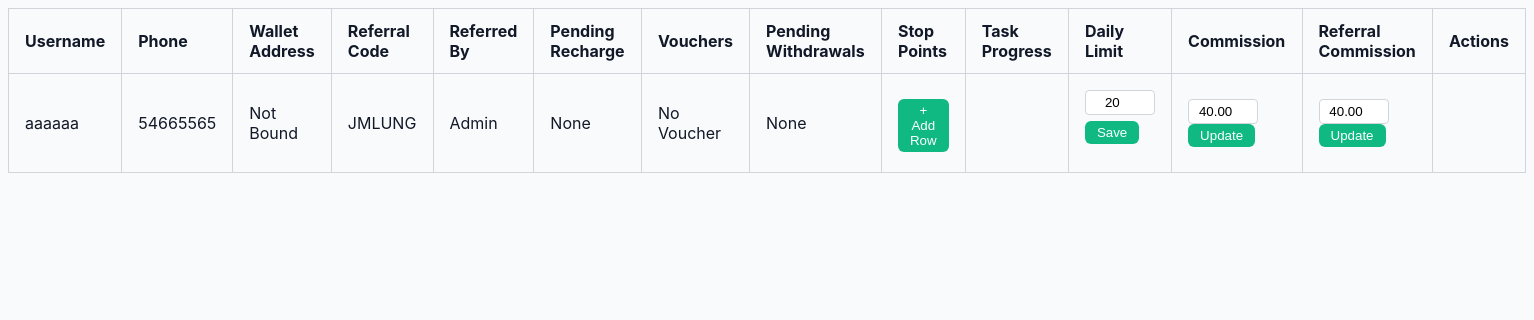
The page /accounts/admin-dashboard/ (signed in) on the database its author committed.
### accounts/models.py (models this page shows, shortened)
class CustomUser(AbstractBaseUser, PermissionsMixin):
    ROLE_CHOICES = [
        ('superadmin', 'Super Admin'),
        ('admin', 'Admin'),
        ('customerservice', 'Customer Service'),
        ('user', 'Regular User'),
    ]
    username = models.CharField(max_length=150, unique=True, null=True, blank=True)
    phone = models.CharField(max_length=20, unique=True, null=True, blank=True)
    fund_password = models.CharField(max_length=128, null=True, blank=True)
    referral_code = models.CharField(max_length=20, unique=True, null=True, blank=True)
    referred_by = models.ForeignKey('self', null=True, blank=True, on_delete=models.SET_NULL, related_name='referrals')
    role = models.CharField(max_length=20, choices=ROLE_CHOICES, default='user')
    is_active = models.BooleanField(default=True)
    is_staff = models.BooleanField(default=False)
    objects = CustomUserManager()
    USERNAME_FIELD = 'username'
    REQUIRED_FIELDS = []

### accounts/views.py (the view, shortened to what this page needs)
# urls.py: path('admin-dashboard/', views.admin_dashboard, name='admin_dashboard'),
@login_required
@user_passes_test(is_admin)
def admin_dashboard(request):
    users = CustomUser.objects.filter(role='user')
    for user_obj in users:
        stop_points = StopPoint.objects.filter(user=user_obj).order_by('point')
        user_obj.stop_points = stop_points
        user_obj.pending_recharges = RechargeRequest.objects.filter(user=user_obj, status="pending")
        for recharge in user_obj.pending_recharges:
            recharge.voucher = Voucher.objects.filter(recharge_request=recharge).first()
        try:
            user_obj.wallet_address = UserWalletAddress.objects.get(user=user_obj)
            wallet_balance = user_obj.wallet_address.balance
        except UserWalletAddress.DoesNotExist:
            user_obj.wallet_address = None
            wallet_balance = 0
        user_obj.withdrawals = UserWithdrawal.objects.filter(user=user_obj).order_by('-created_at')
        cs = CommissionSetting.objects.filter(user=user_obj).last()
        user_obj.commission_setting = cs
        if cs:
            user_obj.product_rate = getattr(cs, 'product_rate', 0)
            user_obj.referral_rate = getattr(cs, 'referral_rate', 0)
            user_obj.daily_task_limit = getattr(cs, 'daily_task_limit', 60)
        else:
            user_obj.product_rate = 0
            user_obj.referral_rate = 0
            user_obj.daily_task_limit = 60
        user_obj.total_commission = get_total_commission(user_obj)
        user_obj.task_progress = []
        for sp in stop_points:
            if wallet_balance >= sp.required_balance:
                user_obj.task_progress.append(True)  # Red bar
            else:
                user_obj.task_progress.append(False)  # Green bar
    context = {
        "users": users,
    }
    return render(request, "accounts/admin_dashboard.html", context)

### accounts/utils.py (called while the page is built)
def is_admin(user):
    return user.is_authenticated and user.role == 'admin'

### commission/utils.py (called while the page is built)
def get_total_commission(user):
    total = Commission.objects.filter(user=user).aggregate(total=Sum('amount'))['total']
    return total if total else Decimal('0.00')

### accounts/templates/accounts/admin_dashboard.html (shortened to what this page needs)
{% load static %}
<link rel="stylesheet" href="{% static 'css/admin_dashboard.css' %}">
<table>
    <thead>
        <tr>
            <th>Username</th>
            <th>Phone</th>
            <th>Wallet Address</th>
            <th>Referral Code</th>
            <th>Referred By</th>
            <th>Pending Recharge</th>
            <th>Vouchers</th>
            <th>Pending Withdrawals</th>
            <th>Stop Points</th>
            <th>Task Progress</th>
            <th>Daily Limit</th>
            <th>Commission</th>
            <th>Referral Commission</th>
            <th>Actions</th>
        </tr>
    </thead>
    <tbody>
        {% for user in users %}
        <tr>
            <td data-label="Username">{{ user.username }}</td>
            <td data-label="Phone">{{ user.phone }}</td>
            <td data-label="Wallet Address">
                {% if user.wallet_address %}{{ user.wallet_address.address }}{% else %}Not Bound{% endif %}
            </td>
            <td data-label="Referral Code">{{ user.referral_code }}</td>
            <td data-label="Referred By">{{ user.referred_by.username|default:"N/A" }}</td>
            <td data-label="Pending Recharge">
                {% if user.pending_recharges %}
                    {% for recharge in user.pending_recharges %}
                        <form method="post" action="{% url 'balance:update_recharge_amount' recharge.id %}" style="display:flex; align-items:center; margin-bottom:4px;">
                            {% csrf_token %}
                            <input name="amount" value="{{ recharge.amount }}" style="width:70px; margin-right:6px; padding:4px;">
                            <button type="submit" class="green btn-sm">Update</button>
                        </form>
                    {% endfor %}
                {% else %}
                    None
                {% endif %}
            </td>
            <td data-label="Vouchers">
                {% if user.pending_recharges %}
                    {% for recharge in user.pending_recharges %}
                        {% if recharge.voucher %}
                            <div style="margin-bottom:4px;">
                                <a href="{{ recharge.voucher.file.url }}" target="_blank" class="voucher-link">View</a>
                                <form method="post" action="{% url 'balance:approve_voucher' recharge.voucher.id %}" style="display:inline-block;">
                                    {% csrf_token %}
                                    <button class="green btn-sm">Approve</button>
                                </form>
                                <form method="post" action="{% url 'balance:reject_voucher' recharge.voucher.id %}" style="display:inline-block;">
                                    {% csrf_token %}
                                    <button class="red btn-sm">Reject</button>
                                </form>
                            </div>
                        {% else %}
                            No Voucher
                        {% endif %}
                    {% endfor %}
                {% else %}
                    No Voucher
                {% endif %}
            </td>
            <td data-label="Pending Withdrawals">
                {% if user.withdrawals %}
                    {% for withdrawal in user.withdrawals %}
                        <div style="margin-bottom:4px;">
                            {{ withdrawal.amount }} {{ withdrawal.network }}
                            <form method="post" action="{% url 'wallet:approve_withdrawal' withdrawal.id %}" style="display:inline-block;">
                                {% csrf_token %}
                                <button class="green btn-sm">Approve</button>
                            </form>
                            <form method="post" action="{% url 'wallet:reject_withdrawal' withdrawal.id %}" style="display:inline-block;">
                                {% csrf_token %}
                                <button class="red btn-sm">Reject</button>
                            </form>
                        </div>
                    {% endfor %}
                {% else %}
                    None
                {% endif %}
            </td>
            <td data-label="Stop Points">
                <button type="button" class="add-row-btn green btn-sm" data-user-id="{{ user.id }}" style="margin-top:4px;">+ Add Row</button>
            </td>
            <td data-label="Task Progress">
            </td>
            <td data-label="Daily Limit">
                <form method="post" action="{% url 'accounts:admin_dashboard' %}" style="display:flex; align-items:center; gap:6px;">
                    <input type="number" name="daily_limit" min="1" value="{{ user.daily_task_limit }}" style="width:70px; text-align:center; padding:4px;">
                    <button type="submit" class="green btn-sm">Save</button>
                </form>
            </td>
            <td data-label="Commission">
                <input type="number" step="0.01" min="0" max="100"
                       value="{{ user.product_rate|default:0 }}"
                       class="commission-input"
                       data-user-id="{{ user.id }}"
                       style="width:70px; text-align:center;">
                <button class="green btn-sm update-commission-btn" data-user-id="{{ user.id }}">Update</button>
            </td>
            <td data-label="Referral Commission">
                <input type="number" step="0.01" min="0" max="100"
                       value="{{ user.referral_rate|default:0 }}"
                       class="referral-commission-input"
                       data-user-id="{{ user.id }}"
                       style="width:70px; text-align:center;">
                <button class="green btn-sm update-referral-commission-btn" data-user-id="{{ user.id }}">Update</button>
            </td>
            <td data-label="Actions"></td>
        </tr>
        {% empty %}
        <tr>
            <td colspan="14">No users found</td>
        </tr>
        {% endfor %}
    </tbody>
</table>

### static/css/admin_dashboard.css (style rules this page uses)
table { width: 100%; border-collapse: collapse; margin-bottom: 2rem; }
th, td { border: 1px solid var(--border-light); padding: 0.75rem 1rem; text-align: left; }
thead { background-color: var(--bg-light); }
button { padding: 0.25rem 0.75rem; border-radius: 0.375rem; font-weight: 500; cursor: pointer; border: none; transition: background 0.2s; }
button.green { background-color: var(--btn-green); color: white; }
td form { display: flex; flex-wrap: wrap; gap: 0.5rem; margin-top: 0.25rem; }
input, select { padding: 0.25rem 0.5rem; border-radius: 0.25rem; border: 1px solid var(--border-light); }

### rows shown on the page
CustomUser: username "aaaaaa", phone "54665565", shows "Not Bound", referral_code "JMLUNG", referred_by.username "Admin", shows "None", shows "No Voucher", daily_limit "20", product_rate "40.00", referral_rate "40.00"
